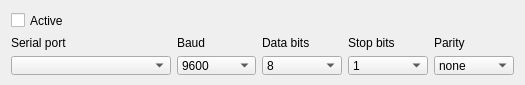
<?xml version="1.0" encoding="UTF-8"?>
<ui version="4.0">
 <class>SerialSettingsWidget</class>
 <widget class="QWidget" name="SerialSettingsWidget">
  <property name="geometry">
   <rect>
    <x>0</x>
    <y>0</y>
    <width>525</width>
    <height>85</height>
   </rect>
  </property>
  <property name="minimumSize">
   <size>
    <width>0</width>
    <height>85</height>
   </size>
  </property>
  <property name="windowTitle">
   <string>Form</string>
  </property>
  <layout class="QGridLayout" name="gridLayout" columnstretch="2,1,1,1,1">
   <item row="0" column="0">
    <widget class="QCheckBox" name="checkBox">
     <property name="text">
      <string>Active</string>
     </property>
    </widget>
   </item>
   <item row="1" column="0">
    <widget class="QLabel" name="label">
     <property name="text">
      <string>Serial port</string>
     </property>
    </widget>
   </item>
   <item row="1" column="1">
    <widget class="QLabel" name="label_2">
     <property name="text">
      <string>Baud</string>
     </property>
    </widget>
   </item>
   <item row="1" column="2">
    <widget class="QLabel" name="label_3">
     <property name="text">
      <string>Data bits</string>
     </property>
    </widget>
   </item>
   <item row="1" column="3">
    <widget class="QLabel" name="label_4">
     <property name="text">
      <string>Stop bits</string>
     </property>
    </widget>
   </item>
   <item row="1" column="4">
    <widget class="QLabel" name="label_5">
     <property name="text">
      <string>Parity</string>
     </property>
    </widget>
   </item>
   <item row="2" column="0">
    <widget class="QComboBox" name="serialPort"/>
   </item>
   <item row="2" column="1">
    <widget class="QComboBox" name="baud">
     <property name="currentIndex">
      <number>2</number>
     </property>
     <item>
      <property name="text">
       <string>1200</string>
      </property>
     </item>
     <item>
      <property name="text">
       <string>4800</string>
      </property>
     </item>
     <item>
      <property name="text">
       <string>9600</string>
      </property>
     </item>
     <item>
      <property name="text">
       <string>19200</string>
      </property>
     </item>
     <item>
      <property name="text">
       <string>38400</string>
      </property>
     </item>
     <item>
      <property name="text">
       <string>57600</string>
      </property>
     </item>
     <item>
      <property name="text">
       <string>115200</string>
      </property>
     </item>
    </widget>
   </item>
   <item row="2" column="2">
    <widget class="QComboBox" name="dataBits">
     <property name="currentIndex">
      <number>1</number>
     </property>
     <item>
      <property name="text">
       <string>7</string>
      </property>
     </item>
     <item>
      <property name="text">
       <string>8</string>
      </property>
     </item>
    </widget>
   </item>
   <item row="2" column="3">
    <widget class="QComboBox" name="stopBits">
     <item>
      <property name="text">
       <string>1</string>
      </property>
     </item>
     <item>
      <property name="text">
       <string>1.5</string>
      </property>
     </item>
     <item>
      <property name="text">
       <string>2</string>
      </property>
     </item>
    </widget>
   </item>
   <item row="2" column="4">
    <widget class="QComboBox" name="parity">
     <item>
      <property name="text">
       <string>none</string>
      </property>
     </item>
     <item>
      <property name="text">
       <string>odd</string>
      </property>
     </item>
     <item>
      <property name="text">
       <string>even</string>
      </property>
     </item>
    </widget>
   </item>
  </layout>
 </widget>
 <resources/>
 <connections/>
</ui>
